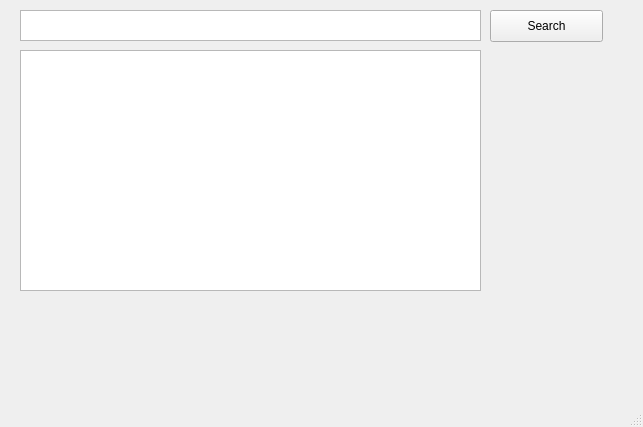
<?xml version="1.0" encoding="UTF-8"?>
<ui version="4.0">
 <class>MainWindow</class>
 <widget class="QMainWindow" name="MainWindow">
  <property name="geometry">
   <rect>
    <x>0</x>
    <y>0</y>
    <width>643</width>
    <height>427</height>
   </rect>
  </property>
  <property name="windowTitle">
   <string>MainWindow</string>
  </property>
  <widget class="QWidget" name="centralwidget">
   <widget class="QTextEdit" name="textEdit">
    <property name="geometry">
     <rect>
      <x>20</x>
      <y>10</y>
      <width>461</width>
      <height>31</height>
     </rect>
    </property>
   </widget>
   <widget class="QPushButton" name="pushButton">
    <property name="geometry">
     <rect>
      <x>490</x>
      <y>10</y>
      <width>113</width>
      <height>32</height>
     </rect>
    </property>
    <property name="text">
     <string>Search</string>
    </property>
   </widget>
   <widget class="QListWidget" name="listWidget">
    <property name="geometry">
     <rect>
      <x>20</x>
      <y>50</y>
      <width>461</width>
      <height>241</height>
     </rect>
    </property>
   </widget>
  </widget>
  <widget class="QMenuBar" name="menubar">
   <property name="geometry">
    <rect>
     <x>0</x>
     <y>0</y>
     <width>643</width>
     <height>22</height>
    </rect>
   </property>
  </widget>
  <widget class="QStatusBar" name="statusbar"/>
 </widget>
 <resources/>
 <connections/>
</ui>
